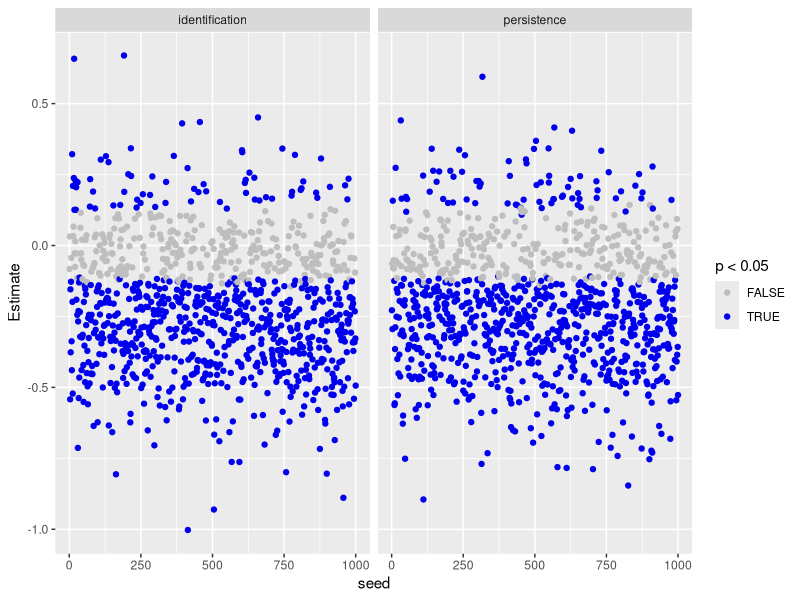

Source code (R):
## ---- chunk 1
knitr::opts_chunk$set(echo = TRUE)
set.seed(1)
## ---- chunk 2
library(ggplot2); library(tidyverse)
## ---- chunk 3
generate_design <- function(groupsize, persis, ident, 
                            topics, repetition, ...){
  
  # function generates underlying (empty) datastructure
  
  # count number of groups
  groups <- persis * ident * topics * repetition
  
  # make design
  expand.grid(
    participant = 1:groupsize, 
    persistence = 1:persis, 
    identification = 1:ident, 
    topic = 1:topics,
    repetition = 1:repetition) %>% 
    as.data.frame() %>% 
    rownames_to_column("id") %>% 
    mutate(
      persistence = ifelse(.$persistence == 1, 0, 1),
      identification = ifelse(.$identification == 1, 0, 1),
      group = rep(c(1:groups), each = groupsize))
}

sim_d <- function(d_frame, seed, effects, sd, groupsize, ...){
  
  # simulate data
  
  # set seed to make results reproducible
  set.seed(seed)

  # create words
  ifelse(d_frame$persistence == 1 & d_frame$identification == 1, rnorm(groupsize, effects[1], sd),
         ifelse(d_frame$persistence == 1 & d_frame$identification == 0, rnorm(groupsize, effects[2], sd),
                ifelse(d_frame$persistence == 0 & d_frame$identification == 1, rnorm(groupsize, effects[3], sd),
                       rnorm(groupsize, effects[4], sd))))
}

fit_d <- function(object, ...) {

  # analyze data
  lm(words ~ persistence + identification, object) %>% 
    summary() %>% 
    coefficients() %>%
    data.frame() %>% 
    rownames_to_column("predictor") %>% 
    filter(predictor != "(Intercept)") %>% 
    mutate(predictor = as.factor(predictor),
           n = nrow(d),
           p = Pr...t..)
}

des_sim_fit <- function(...){
  d_frame <- generate_design(...)
  words <- sim_d(d_frame, ...)
  d <- cbind(d_frame, words)
  fit_d(d)
}
## ---- chunk 4
# study design
groupsize_n   <- 20
persis_n      <- 2
ident_n       <- 2 
topics_n      <- 3
repetition_n  <- 4

# overall sample size
sample_size <- groupsize_n * persis_n * ident_n * topics_n * repetition_n
## ---- chunk 5
# create design frame
d_frame <- generate_design(
  groupsize  = groupsize_n,
  persis     = persis_n,  
  ident      = ident_n,     
  topics     = topics_n,  
  repetition = repetition_n
  )

d_frame
## ---- chunk 6
xtabs(~persistence + identification + topic + repetition, d_frame)
## ---- chunk 7
# effect sizes
m_pers_iden <- -.4
m_pers_anon <- -.2
m_ephm_iden <- -.2
m_ephm_anon <-   0
effects_est <- c(m_pers_iden, m_pers_anon, m_ephm_iden, m_ephm_anon)
sd_est <- 1
## ---- chunk 8
words <- sim_d(d_frame, seed = 1, effects_est, sd_est, groupsize_n)
d <- cbind(d_frame, words)
## ---- chunk 9
d %>% 
  group_by(persistence, identification) %>% 
  summarize(mean = mean(words))
## ---- chunk 10
lm(words ~ persistence + identification, d) %>% 
  summary()
## ---- chunk 11
n_sim <- 1000
## ---- chunk 12
sims <-
  tibble(seed = 1:n_sim) %>% 
  mutate(
    effect = map(seed, des_sim_fit, 
                 groupsize = groupsize_n, persis = persis_n, ident = ident_n, 
                 topics = topics_n, repetition = repetition_n, 
                 effects = effects_est, sd = sd_est)
    ) %>% 
  unnest(effect) %>% 
  as.data.frame()
sims
## ---- chunk 13
ggplot(sims, aes(seed, Estimate, color = p < .05)) +
  geom_point() + 
  facet_wrap(~predictor) +
  scale_color_manual(values = c("grey", "blue2"))
## ---- chunk 14
power <- 
  sims %>% 
  group_by(predictor) %>% 
  summarize(power = sum(Pr...t.. < .05) / n_sim,
            effect = mean(Estimate)) %>% 
  as.data.frame() %>% 
  print
